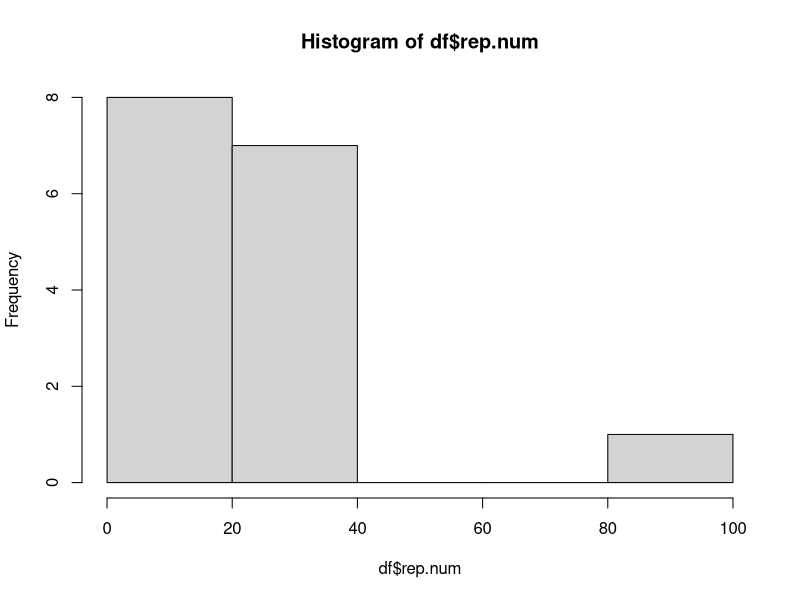
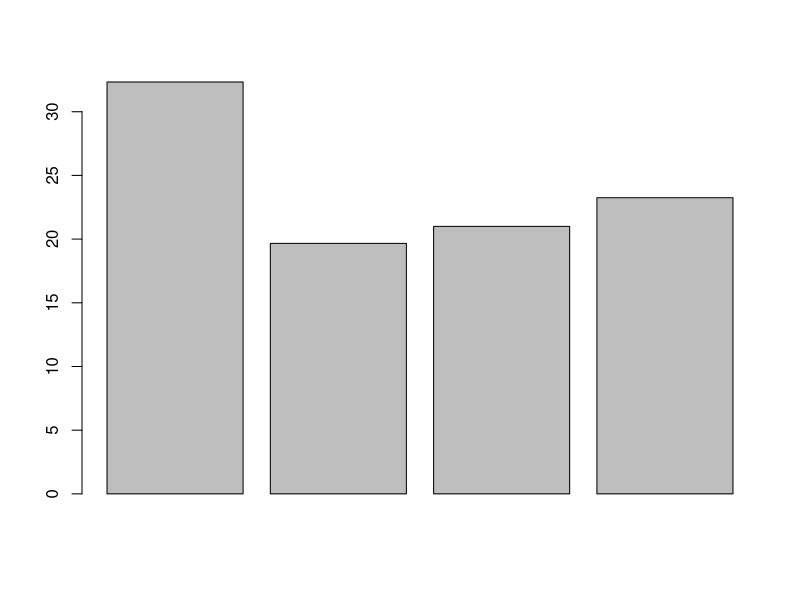
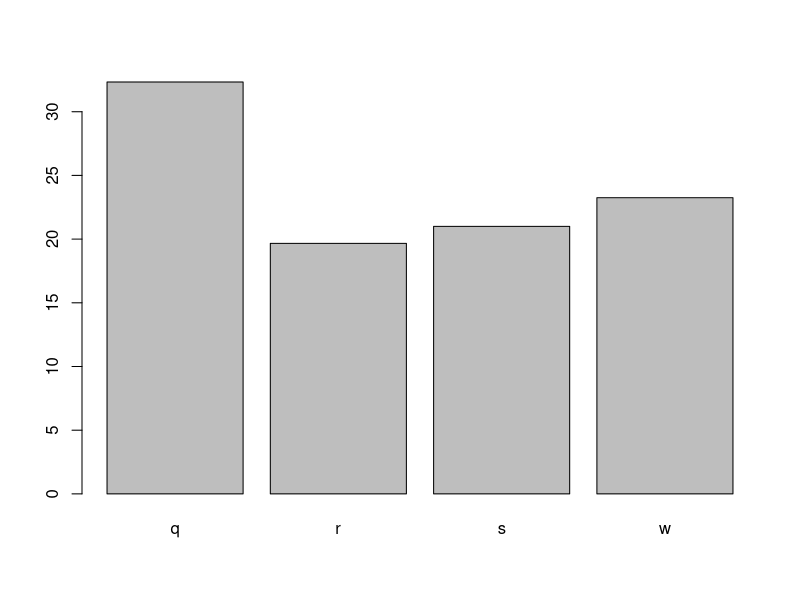
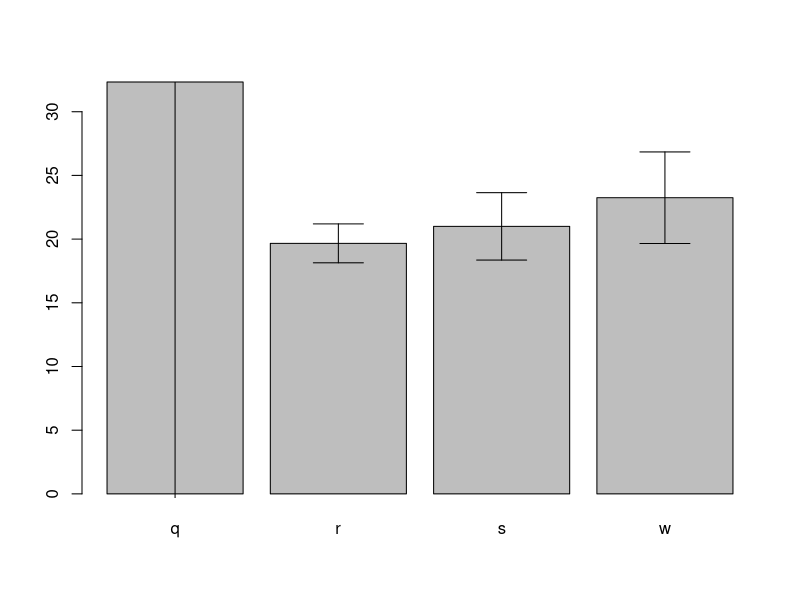
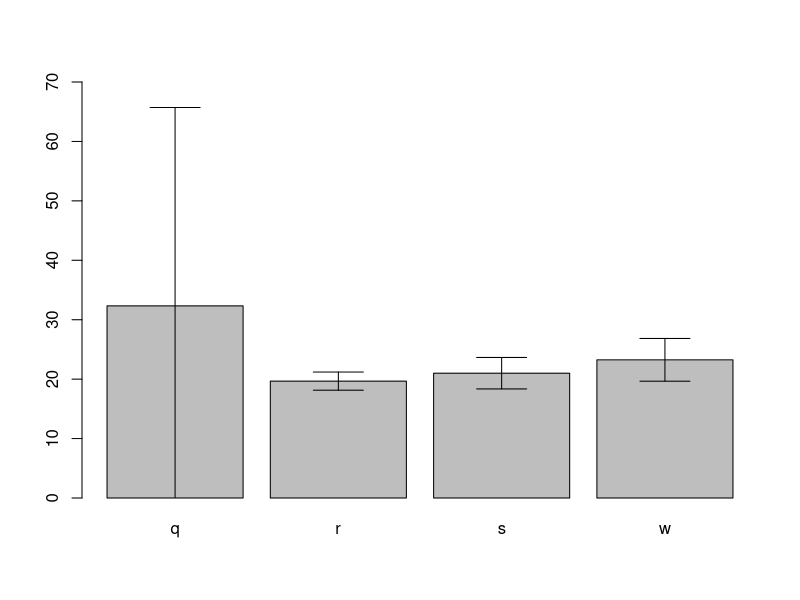

R code for these plots, in order: (Note: this script raises an error after producing the figures.)
# With the data frame you created last week you will:

#first, update data frame from last week to this. Same numbers as last week in Johnson_Week_1_Assignmnet, but now have names infront instead of letters 

unique.char <- c("a", "b", "c", "d", "e", "f", "g", "h", "i", "j", "k", "l", "m", "o", "p")
group.char <- c("q", "q", "q", "q", "q", "r", "r", "r", "s", "s", "s", "w", "w", "w", "w")
uniqu.num <- c(1,2,3,4,5,6,7,8,69,80,118,115,110,99,88)
rep.num <- c(15,16,18,26,19,20,18,21,22,23,18,24,25,18,26)
dec.num <- c(0.56,9,10,11,0.99,0.21,0.60,30,12,14,13,0.88,0.23,27,50)

#next follow these steps. 
# Combine vectors into a data frame:
df <- as.data.frame(cbind(unique.char,group.char,uniqu.num,rep.num,dec.num))
#Make sure the numeric columns stay numeric:
df$uniqu.num <- as.numeric(as.character(df$uniqu.num))
df$rep.num <- as.numeric(as.character(df$rep.num))
df$dec.num <- as.numeric(as.character(df$dec.num))

# Create a row to add to the data frame:
add.row <- data.frame("X", "q", 99,100,18.18)

# Match the names of the columns:
colnames(add.row) <- colnames(df)    

# Bind rows:
df <- rbind(df, add.row)

# Now to move the row names and delete the column. 
df$unique.char <- NULL
df


# Create a barplot for one numeric column, grouped by the character vector with 3 unique values
#Now to make barplot, have to first make histogram by doing this:
hist(df$rep.num)
#Now to create barplot for one numeric column, grouped by the character vector with 3 unique values
# Now let's generate means for each group based on the factor value for the $rep.num column. 
# We will also specify the function to be applied is generating mean() values with the "FUN" argument:
df.mean <- aggregate(df$rep.num ~df$group.char, FUN = "mean")
df.mean
# $symbols can get messy fast, so ranme without them:
colnames(df.mean) <- c("Factor","Mean")
df.mean

#Now we can plot the mean values by factor:
barplot(df.mean$Mean)

#Missing X axis, so do this:
barplot(df.mean$Mean, names.arg = df.mean$Factor)

  # Add error bars with mean and standard deviation to the plot
# First we need to use the 'FUN' argument to call the standard deviation, or sd(), function:
df.sd <- aggregate(df$rep.num ~df$group.char, FUN = "sd")
# And add column names:
colnames(df.sd) <- c("Factor", "StanDev")
df.sd

#Add error bars to exisiting plot by using the arrows () function
# First we need to create a plot object in R:
b.plot <- barplot(df.mean$Mean, names.arg = df.mean$Factor)

# To create the flat top and bottom of the error bars we use the argument "angle = 90" to specify they are perpendicular to the y-axis. 
# The "code = 3" argument is used to draw arrows on both ends (not just above or below the mean): 

arrows(b.plot, df.mean$Mean-df.sd$StanDev,
       b.plot, df.mean$Mean+df.sd$StanDev,angle=90,code=3)

#Notice how in box q, the top and bottom of the error bar gets cut off, so we must expand the range of the Y axis.
#Notice the ylim must be a range - it's not just a maximum or minimum value:
b.plot <- barplot(df.mean$Mean, names.arg = df.mean$Factor, ylim = c(0,70))

#Than redraw error bars:
arrows(b.plot, df.mean$Mean-df.sd$StanDev,
       b.plot, df.mean$Mean+df.sd$StanDev,angle=90,code=3)

# Change the x and y labels and add a title

#To add x and Y lables:
barplot(df$dec.num ~ df$uniqu.num, xlab = "football team", ylab = "field goals")
#To add title: 

  # Export the plot as a PDF that is 4 inches wide and 7 inches tall.

# Create a scatter plot between two of your numeric columns.
# Typically, the x-axis is used to plot the explanatory variable and the y-axis is used to plot the response variable.
#To create scatter plot:
plot(df$dec.num ~ df$rep.num)
# Change the point shape and color to something NOT used in the example.
?pch
#This gives you a list if colors and shapes
pch=19
# Change the x and y labels and add a title
plot(df$dec.num ~ df$uniqu.num, xlab = "#of apple trees planted", ylab = "Apples grown", main = "Johson Apple Farm ", 
     cex.axis=0.8, cex.main = 0.5, cex.lab = 1.00, pch=15, col= "red2")
#Set working directory!!!
# Export the plot as a JPEG by using the "Export" button in the plotting pane.

# Upload both plots with the script used to create them to GitHub.
  # Follow the same file naming format as last week for the script.
  # Name plots as Lastname_barplot or Lastname_scatterplot. Save them to your "plots" folder.
